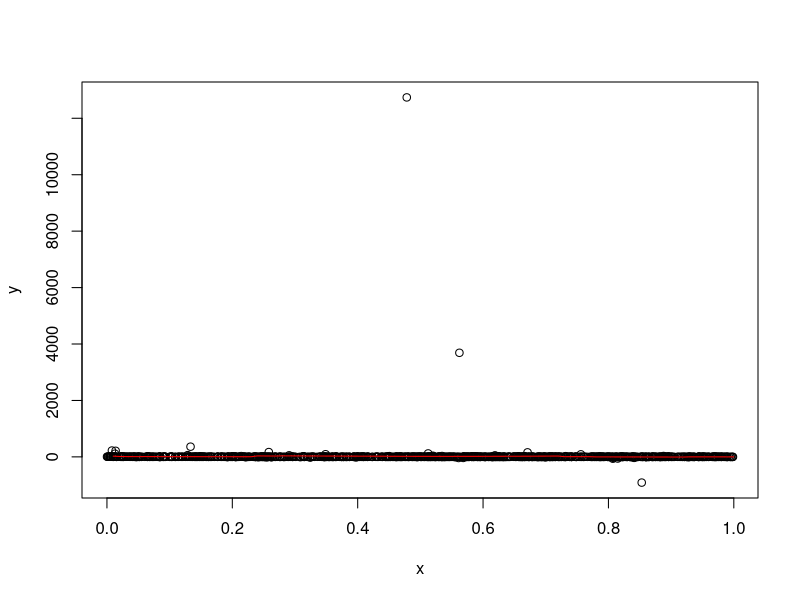

The R script that drew this image:
# ==================== EVALUATION ====================
evaluate = function(l, r, delta, estimator, value, is.plot=F){
  x = seq(l + delta, r, by = delta)
  y = value(x)
  n = length(x)
  y.hat = rep(0, n)
  id = 0
  for (i in x){
    id = id + 1
    y.hat[id] = estimator(x[id])
  }
  if (is.plot){
    lines(x, y, col = 'black')
    lines(x, y.hat, col = 'red')
  }
  l2.error = sum((y.hat - y)^2) * delta / (r - l)
  return(l2.error)
}

# environment:
require(ggplot2)
require(xtable)

# model:
#   y_i = m(x_i) + e_i

# set true parameter
m = function(x){
  return(log(1+1/x))
  #return(x * sin(x))
}

# set number of repeats
T = 1000

# set number of observations
n = 1000

#para = seq(0.01, 3.0, 0.01)
para = c(1.98)
mean.l2.error = para
id = 0
for (C in para){
  id = id + 1
  l2.error = rep(0, T)
  set.seed(123469)
  for (t in seq(1, T)){
    # generate x data
    x = runif(n, min = 0, max = 1)
    #x = seq(1.0/n, 1, length.out = n)
    x = sort(x)
  
    # set noise
    #noise = rnorm(n, mean = 0, sd = 0.1)
    noise = rt(n=n, df=1)
    
    # generate data
    y = m(x) + noise
  
    # estimator parameter
    h = as.integer(C * n ^ (4/5))
  
    # estimator
    m.hat = function(qx){
      # :para qx: float
      # :return float: estimate
      idx = h
      idx = min(h, sum(x <= qx))
      idx = min(idx, sum(x >= qx))
      idx = idx * 2 + 1
      if (idx > n)
        idx = n
      x.dist = abs(qx - x)
      x.dist = sort(x.dist)
      bound = x.dist[idx]
      check = abs(qx - x) <= bound
      ans = sum(check * y) / sum(check)
      return(ans)
    }
    if (t == T)
      plot(x, y)
    l2.error[t] = evaluate(0, 1, delta=0.01, m.hat, m, is.plot=(t == T))
  }
  mean.l2.error[id] = mean(l2.error)
}
